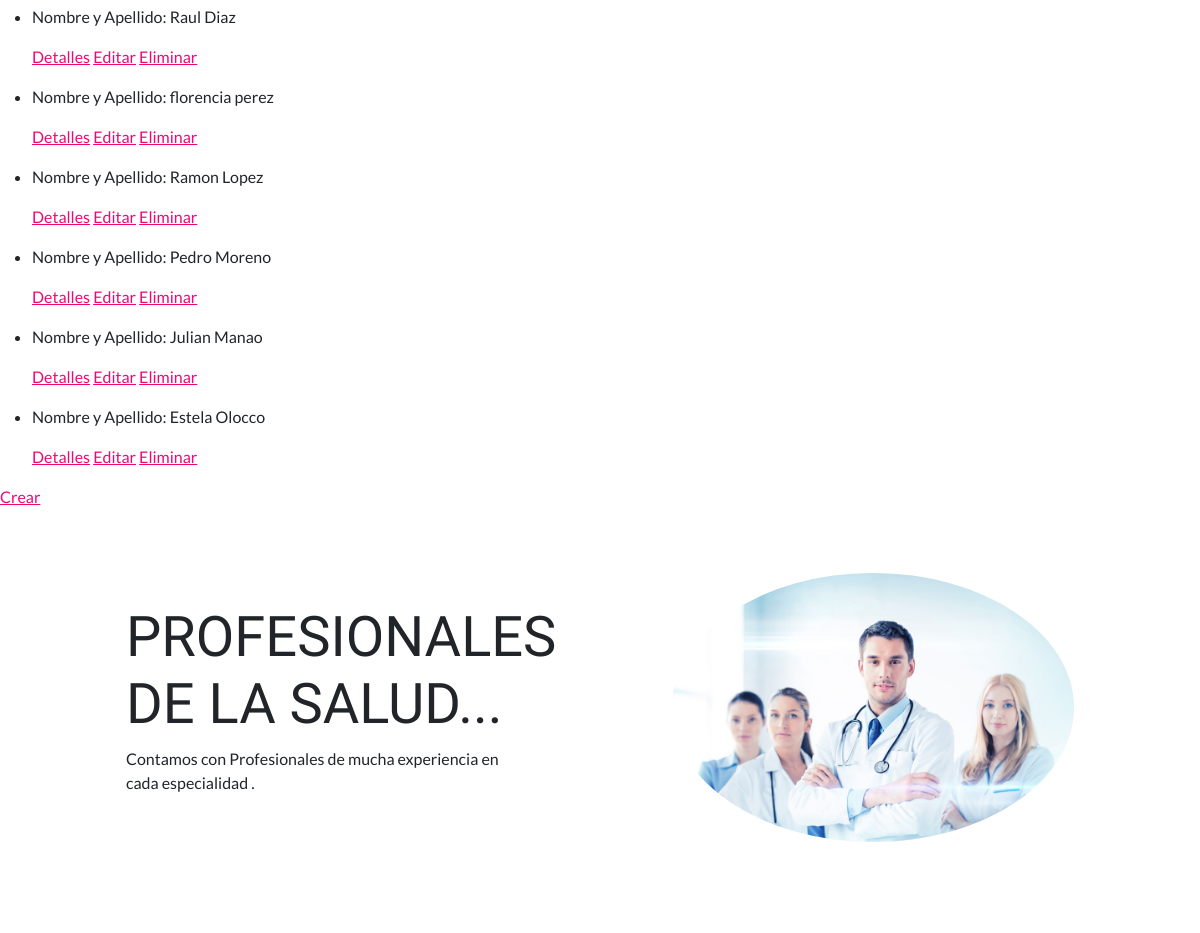
/AppCoder/paciente/list (middle part), run on an earlier commit of the app's database.
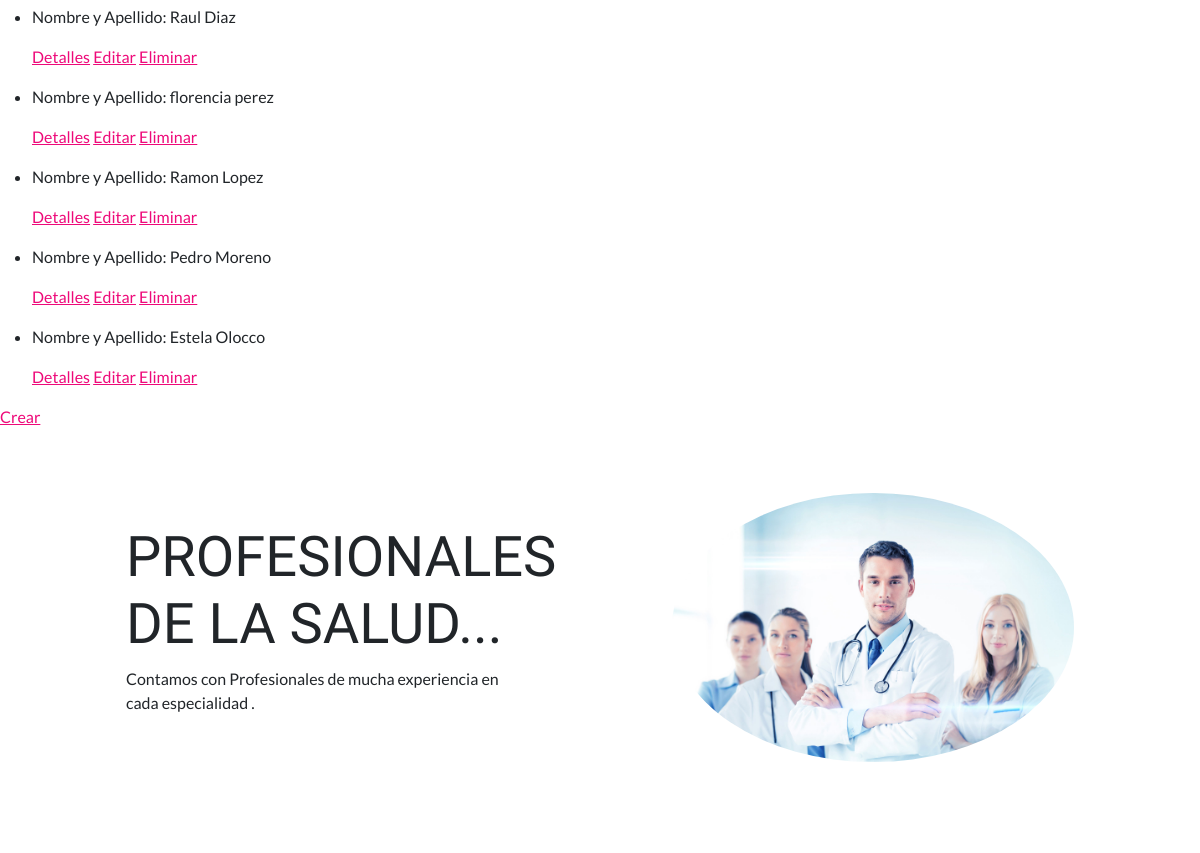
And on a later commit of the database.
### AppCoder/models.py (models this page shows)
class Paciente (models.Model):
    nombre=models.CharField (max_length=30)
    apellido= models.CharField (max_length=30)
    email= models.EmailField()
    fecha_nacimiento= models.DateField(null=True)

### AppCoder/views.py (the view)
# urls.py: path('paciente/list', PacienteList.as_view(), name='Paciente/List'),
class PacienteList(ListView):
    model = Paciente
    template_name = "AppCoder/pacientes_list.html"

### templates/AppCoder/pacientes_list.html (shortened to what this page needs)
{% extends "AppCoder/padre.html" %}
{% block ContenidoQueCambia %}
    <ul>
        {% for paciente in object_list %}
        <li>
            <p>Nombre y Apellido: {{paciente.nombre}} {{paciente.apellido}}</p>
            <p>
                <a href="{% url 'Paciente/Detail' paciente.id %}">Detalles</a>
                <a href="{% url 'Paciente/Edit' paciente.id %}">Editar</a>
                <a href="{% url 'Paciente/Delete' paciente.id %}">Eliminar</a>
            </p>
        </li>
        {% endfor %}
    </ul>
    <p>
        <a href="{% url 'Paciente/New' %}">Crear</a>
    </p>
{% endblock ContenidoQueCambia %}

What changed in the data, as far as the page shows it:
removed Paciente: nombre "Julian", apellido "Manao"
